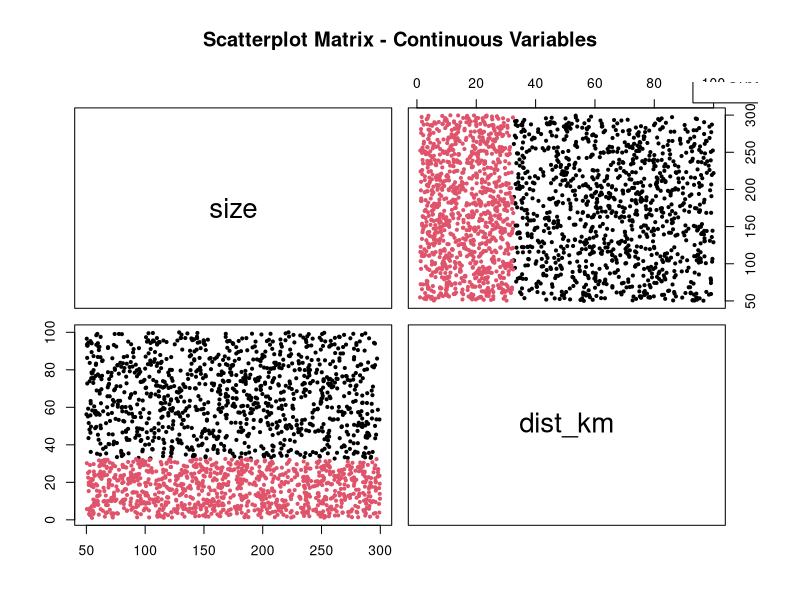
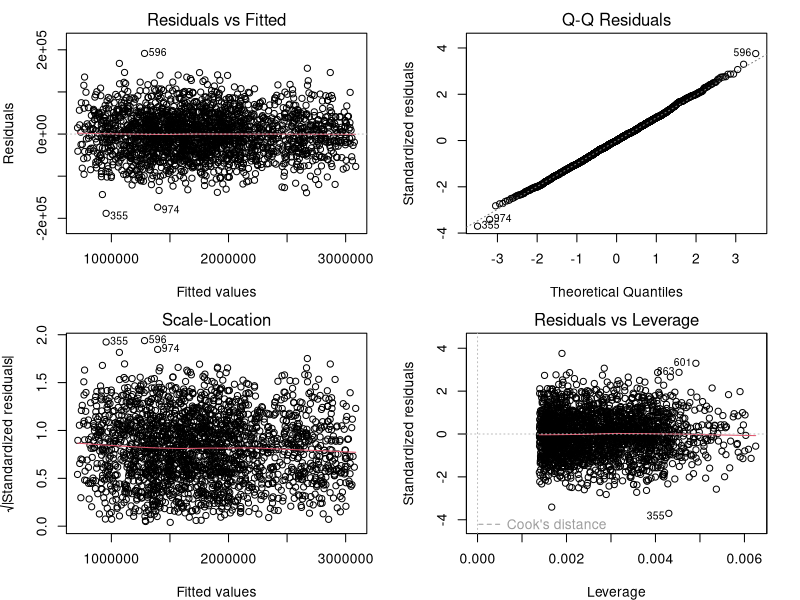

The R source for these figures, in order: (Note: this script raises an error after producing the figures.)
## ---- chunk 1
rm(list = ls())
cat("\014")
## ---- chunk 2
set.seed(123)


# ---- True Model Coefficients ----
beta0 <- 650000
beta_size <- 5000
beta_reno <- 150000
beta_urban <- 200000
beta_dist <- -2000
beta_interaction <- 2000
## ---- chunk 3
# ---- Create Fully Crossed Orthogonal Design ----
design <- expand.grid(
  size_cat = c("Small", "Medium", "Large"),
  dist_cat = c("Near", "Far"),
  renovated = c("No", "Yes"),
  location = c("Rural", "Urban")
)

# Replicate each cell 90 times
design <- design[rep(1:nrow(design), each = 90), ]
rownames(design) <- NULL

# Verify dimensions and balance
dim(design)
table(design$size_cat, design$dist_cat)
table(design$renovated, design$location)
## ---- chunk 4
# Size - continuous within each size category
design$size <- ifelse(design$size_cat == "Small",
                      runif(nrow(design), 50, 131.59),
               ifelse(design$size_cat == "Medium",
                      runif(nrow(design), 131.59, 212.8),
                      runif(nrow(design), 212.8, 300)))

# Distance - continuous within each dist category and location
design$dist_km <- ifelse(design$location == "Urban" & design$dist_cat == "Near",
                         runif(nrow(design), 1, 16.75),
                  ifelse(design$location == "Urban" & design$dist_cat == "Far",
                         runif(nrow(design), 16.75, 32.5),
                  ifelse(design$location == "Rural" & design$dist_cat == "Near",
                         runif(nrow(design), 32.5, 66.25),
                         runif(nrow(design), 66.25, 100))))

# Check
head(design)
summary(design$size)
summary(design$dist_km)
## ---- chunk 5
# ---- Simulate Response Variable ----

# Error term
epsilon <- rnorm(nrow(design), mean = 0, sd = 50000)

# Simulate price using true model
design$price <- beta0 +
                beta_size * design$size +
                beta_reno * (design$renovated == "Yes") +
                beta_urban * (design$location == "Urban") +
                beta_dist * design$dist_km +
                beta_interaction * (design$size * (design$location == "Urban")) +
                epsilon

# Check
summary(design$price)
head(design$price)
## ---- chunk 6
X <- model.matrix(~ size_cat + dist_cat + renovated + location, data = design)
t(X) %*% X
## ---- chunk 7
# ---- Correlation Matrix ----
# Convert factors to numeric first
design_numeric <- data.frame(
  size = design$size,
  dist_km = design$dist_km,
  renovated = as.numeric(design$renovated),
  location = as.numeric(design$location)
)

# Correlation matrix
cor(design_numeric)
## ---- chunk 8
# ---- Continuous variables only in pairs plot ----
pairs(~ size + dist_km,
      data = design_numeric,
      main = "Scatterplot Matrix - Continuous Variables",
      col = as.numeric(design$location),  # colour by location
      pch = 19,
      cex = 0.5)

# Add legend
legend("topright", 
       legend = c("Rural", "Urban"),
       col = c(1, 2),
       pch = 19)

## ---- chunk 9
model <- lm(price ~ size + dist_km + renovated + location + size:location, 
            data = design)
summary(model)
## ---- chunk 10
  # ---- Diagnostic Plots ----

par(mar = c(4, 4, 2, 2))
par(mfrow = c(2, 2))
plot(model)
par(mfrow = c(1, 1))

## ---- chunk 11
write.csv(design, file = "C:/Users/MC/Downloads/house_data_experimental.csv", 
          row.names = FALSE)

# Confirm export
cat("Dataset exported successfully!")
cat("\nRows:", nrow(design))
cat("\nColumns:", ncol(design))
